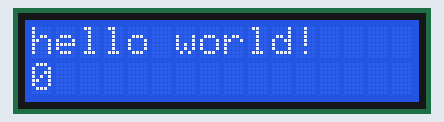
A sketch run on a simulated Arduino Uno, built with avr-gcc and run on an emulated ATmega328P. Shown: 16×2 character LCD.

Above: at 0.1 s.
At 4.1 s:
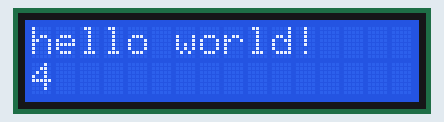
At 9.1 s:
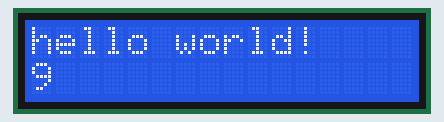
At 19.1 s:
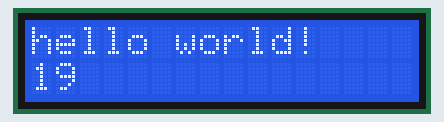
At 29.1 s:
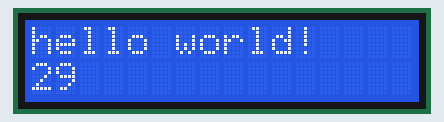
At 39.1 s:
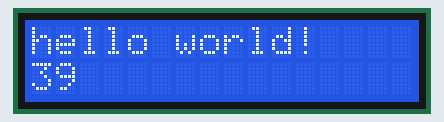

The sketch:

13_16520166_01.ino
```cpp
#include <LiquidCrystal.h>
LiquidCrystal lcd(7,6,5,4,3,2);   //pin Arduino yang connect ke LCD

void setup()
{
  lcd.begin(16, 2);  // atur jumlah kolom dan baris LCD
  lcd.print("hello world!"); // menampilkan teks
}

void loop()
{
  lcd.setCursor(0,1);            // atur kursor ke kolom 0 baris 1
  lcd.print(millis() / 1000);    // menampilan waktu (detik)
}
```

Measured:
- what the display in image 1 shows lasts 1.0 s, from 4.0 s to 5.0 s
